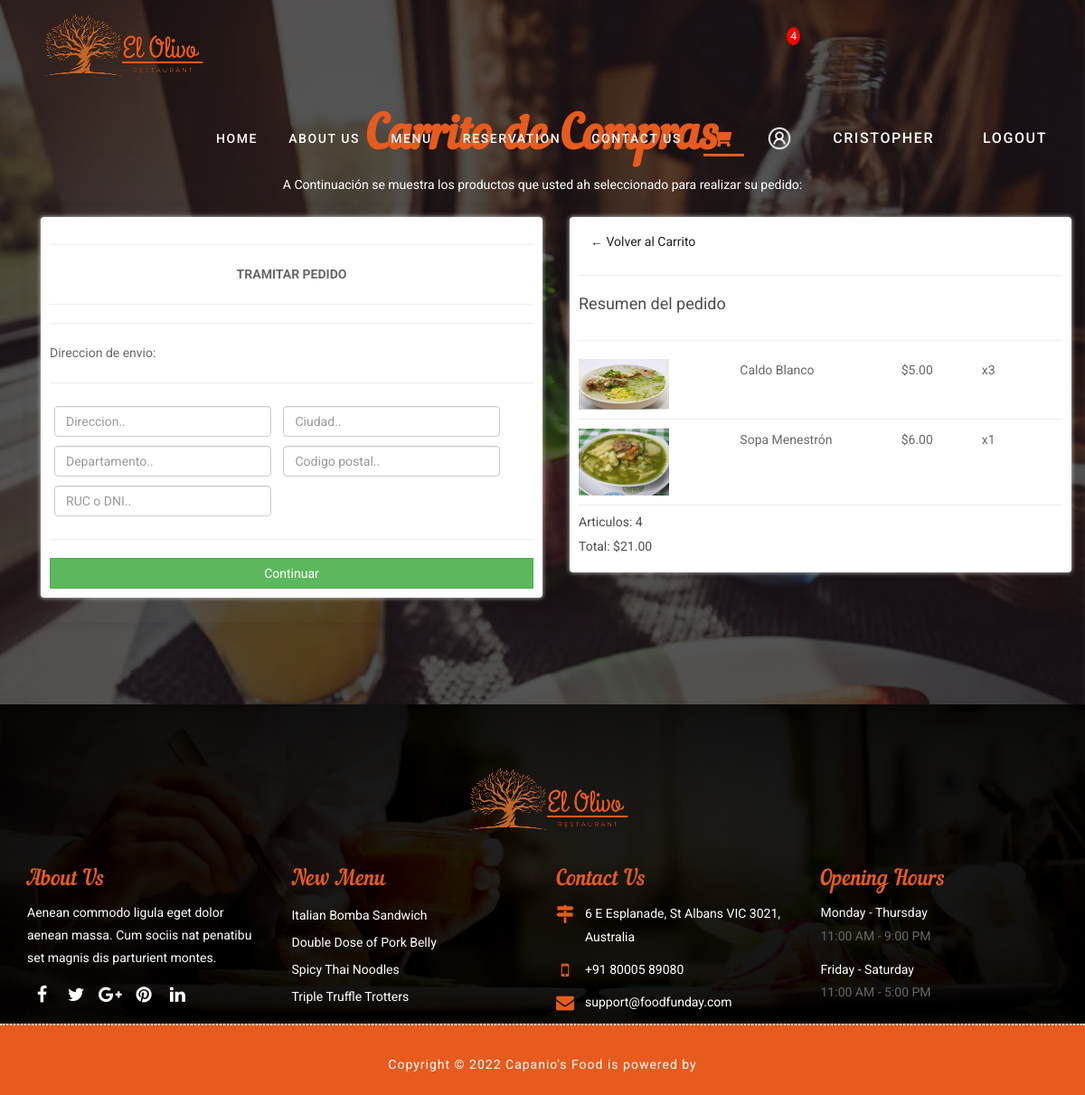
The page /pago/ (signed in) on the database its author committed.
### store/models.py (models this page shows, shortened)
class DetallePedido(models.Model):
    producto = models.ForeignKey(Producto, on_delete=models.SET_NULL, null=True, blank=True)
    pedido = models.ForeignKey(Pedido, on_delete=SET_NULL, null=True, blank=True)
    cantidad = models.IntegerField(default=0, null=True, blank=True)
    fec_agregado = models.DateTimeField(auto_now_add=True)
    @property
    def get_total(self):
        total = self.producto.precio * self.cantidad
        return total

class Producto(models.Model):
    id_producto = models.AutoField(primary_key=True)
    nombre = models.CharField(max_length=50)
    categoria = models.ForeignKey(Categoria, null=False, blank=False, on_delete=models.CASCADE)
    precio = models.DecimalField(max_digits=7, decimal_places=2)
    descripcion = models.CharField(max_length=200)
    digital = models.BooleanField(default=False, null=True, blank=False)
    imagen = models.ImageField(null=True, blank=True)
    @property
    def imagenURL(self):
        try:
            url = self.imagen.url
        except:
            url = ' '
        return url

class Pedido(models.Model):
    cliente = models.ForeignKey(Cliente, null=True, blank=True, on_delete=models.SET_NULL)
    fecha = models.DateTimeField(auto_now_add=True)
    estado = models.BooleanField(default=False, null=True, blank=False)
    id_transaccion = models.CharField(max_length=50, null=True)
    @property
    def shipping(self):
        shipping = False
        detallepedidos = self.detallepedido_set.all()
        for i in detallepedidos:
            if i.producto.digital == False:
                shipping = True
        return shipping
    @property
    def get_carrito_total(self):
        detallepedidos = self.detallepedido_set.all()
        total = sum([articulo.get_total for articulo in detallepedidos])
        return total
    @property
    def get_carrito_articulos(self):
        detallepedidos = self.detallepedido_set.all()
        total = sum([articulo.cantidad for articulo in detallepedidos])
        return total

### store/views.py (the view)
# urls.py: path('pago/', views.pago, name="pago"),
@login_required(login_url='login')
def pago(request):
	data = cartData(request)
	carritoItems = data['carritoItems']
	pedido = data['pedido']
	articulos = data['articulos']
	context = {'articulos': articulos, 'pedido': pedido, 'carritoItems':carritoItems}
	return render(request, 'pago.html', context)

### store/utils.py (called while the page is built)
def cartData(request):
    if request.user.is_authenticated:
        cliente = request.user.cliente
        pedido, created = Pedido.objects.get_or_create(cliente=cliente, estado=False )
        articulos = pedido.detallepedido_set.all()
        carritoItems = pedido.get_carrito_articulos
    else:
        cookieData = cookieCart(request)
        carritoItems = cookieData['carritoItems']
        pedido = cookieData['pedido']
        articulos = cookieData['articulos']
    return{'carritoItems': carritoItems, 'pedido': pedido, 'articulos':articulos}

### store/templates/pago.html (shortened to what this page needs)
{% extends 'carrito.html' %}
{% load static %}
{% block content %}
<div class="row">
     <div class="col-lg-6">
          <div class="box-element" id="form-wrapper">
               <form id="form">
                    <hr>
                    <p align="center"><strong>TRAMITAR PEDIDO</strong></p>
                    <hr>
                    <div id="shipping-info">
                         <hr>
					<p>Direccion de envio:</p>
					<hr>
					<div class="form-field">
						<input class="form-control" type="text" name="direccion" placeholder="Direccion..">
					</div>
					<div class="form-field">
						<input class="form-control" type="text" name="ciudad" placeholder="Ciudad..">
					</div>
					<div class="form-field">
						<input class="form-control" type="text" name="departamento" placeholder="Departamento..">
					</div>
					<div class="form-field">
						<input class="form-control" type="text" name="codigoPostal" placeholder="Codigo postal..">
					</div>
					<div class="form-field">
						<input class="form-control" type="text" name="numIdentificacionFiscal" placeholder="RUC o DNI..">
					</div>
                    </div>
                    <hr>
                    <input id="form-button" class="btn btn-success btn-block" type="submit" value="Continuar">
               </form>
          </div>
          <br>
     </div>
     <div class="col-lg-6">
          <div class="box-element">
               <a class="btn btn-outline-dark" href="{% url 'carrito' %}">&#x2190 Volver al Carrito</a>
               <hr>
               <h3>Resumen del pedido</h3>
               <hr>
               {% for articulo in articulos %}
                    <div class="cart-row">
                        <div style="flex: 2;"><img class="row-image" src="{{articulo.producto.imagenURL}}"></div>
                        <div style="flex: 2;"><p>{{articulo.producto.nombre}}</p></div>
                        <div style="flex: 1;"><p>${{articulo.producto.precio|floatformat:2}}</p></div>
                        <div style="flex: 1;"><p>x{{articulo.cantidad}}</p></div>
                    </div>
               {% endfor %}
               <h5>Articulos:   {{pedido.get_carrito_articulos}}</h5>
               <h5>Total:   ${{pedido.get_carrito_total|floatformat:2}}</h5>
          </div>
     </div>
</div>
{% endblock content %}

### store/templates/carrito.html (shortened to what this page needs)
{% load static %}
<!DOCTYPE html>
<html lang="en">
<head>
    <link rel="stylesheet" href="https://cdnjs.cloudflare.com/ajax/libs/font-awesome/5.15.4/css/all.min.css">
    <link rel="stylesheet" href='{% static "css/bootstrap.min.css" %}'>
    <link rel="stylesheet" href='{% static "css/style_car_shop3.css" %}'>
    <link rel="stylesheet" href='{% static "css/responsive.css" %}'>
    <link rel="stylesheet" href='{% static "js/app.js" %}'>
    <link id="changeable-colors" rel="stylesheet" href='{% static "css/colors/orange.css" %} ' />
    <link rel="stylesheet" type="text/css" href="{% static 'css/principal.css' %}? {% now 'U' %}">
</head>
<body>
    <div id="site-header">
        <header id="header" class="header-block-top">
            <div class="container">
                <div class="row">
                    <div class="main-menu">
                        <nav class="navbar navbar-default" id="mainNav">
                            <div class="navbar-header">
                                <div class="logo">
                                    <a class="navbar-brand js-scroll-trigger logo-header" href="#">
                                        <img src="{% static 'images/RESTAURANT_LOGO_INDEX.png'%}" alt="">
                                    </a>
                                </div>
                            </div>
                            <div id="navbar" class="navbar-collapse collapse">
                                <ul class="nav navbar-nav navbar-right">
                                    <li><a href="{% url 'Index' %}">Home</a></li>
                                    <li><a href="{% url 'about_us' %}">About us</a></li>
                                    <li><a href="{% url 'menu' %}">Menu</a></li>
                                    <li><a href="{% url 'reservation'%}">Reservation</a></li>
                                    <li><a href="{% url 'contact_us' %}">Contact us</a></li>
                                    <li  class="active"><a href="{% url 'carrito' %}"><div class="fas fa-shopping-cart fa-lg" id="cart-btn"></div></a></li>
                                    <li><a href="{% url 'login' %}"><img  id="user-icon" src="{% static 'images/male_user.png' %}"></a></li>
                                    <li><a href="{% url 'perfil' %}"><span id="nav" class="nav">{{request.user}}</span></a></li>
                                    <li><a href="{% url 'logout' %}"><span id="logout"> Logout</a> </span></li>
                                    <p id="cart-total" class="nav">{{carritoItems}}</p>
                                    <br>
                                </ul>
                            </div>
                        </nav>
                    </div>
                </div>
            </div>
        </header>
    </div>
    <div id="menu" class="menu-main pad-top-100 pad-bottom-100">
        <div class="container">
            <div class="row">
                <div class="col-lg-12 col-md-12 col-sm-12 col-xs-12">
                    <div class="wow fadeIn" data-wow-duration="1s" data-wow-delay="0.1s">
                        <h2 class="block-title text-center">
						Carrito de Compras
					</h2>
                        <p class="title-caption text-center">A Continuación se muestra los productos que usted ah seleccionado para realizar su pedido:
                        </p>
                    </div>
                    <div class="tab-menu">
                        <div class="container">
                            {% block content %}
                            {% endblock content %}
                        </div>
                </div>
                </div>
            </div>
        </div>
    </div></div></div></div></div>
      <div class="footer-box pad-top-70">
        <div class="container">
            <div class="row">
                <div class="footer-in-main">
                    <div class="footer-logo">
                        <div class="text-center">
                            <img src="{% static 'images/RESTAURANT_LOGO_INDEX.png'%}" alt="" />
                        </div>
                    </div>
                    <div class="col-lg-3 col-md-3 col-sm-6 col-xs-12">
                        <div class="footer-box-a">
                            <h3>About Us</h3>
                            <p>Aenean commodo ligula eget dolor aenean massa. Cum sociis nat penatibu set magnis dis parturient montes.</p>
                            <ul class="socials-box footer-socials pull-left">
                                <li>
                                    <a href="#">
                                        <div class="social-circle-border"><i class="fa  fa-facebook"></i></div>
                                    </a>
                                </li>
                                <li>
                                    <a href="#">
                                        <div class="social-circle-border"><i class="fa fa-twitter"></i></div>
                                    </a>
                                </li>
                                <li>
                                    <a href="#">
                                        <div class="social-circle-border"><i class="fa fa-google-plus"></i></div>
                                    </a>
                                </li>
                                <li>
                                    <a href="#">
                                        <div class="social-circle-border"><i class="fa fa-pinterest"></i></div>
                                    </a>
                                </li>
                                <li>
                                    <a href="#">
                                        <div class="social-circle-border"><i class="fa fa-linkedin"></i></div>
                                    </a>
                                </li>
                            </ul>
                        </div>
                    </div>
                    </div>
                    <div class="col-lg-3 col-md-3 col-sm-6 col-xs-12">
                        <div class="footer-box-b">
                            <h3>New Menu</h3>
                            <ul>
                                <li><a href="#">Italian Bomba Sandwich</a></li>
                                <li><a href="#">Double Dose of Pork Belly</a></li>
                                <li><a href="#">Spicy Thai Noodles</a></li>
                                <li><a href="#">Triple Truffle Trotters</a></li>
                            </ul>
                        </div>
                    </div>
                    <div class="col-lg-3 col-md-3 col-sm-6 col-xs-12">
                        <div class="footer-box-c">
                            <h3>Contact Us</h3>
                            <p>
                                <i class="fa fa-map-signs" aria-hidden="true"></i>
                                <span>6 E Esplanade, St Albans VIC 3021, Australia</span>
                            </p>
                            <p>
                                <i class="fa fa-mobile" aria-hidden="true"></i>
                                <span>
                                +91 80005 89080
                            </span>
                            </p>
                            <p>
                                <i class="fa fa-envelope" aria-hidden="true"></i>
                                <span><a href="#">support@foodfunday.com</a></span>
                            </p>
                        </div>
                    </div>
                    <div class="col-lg-3 col-md-3 col-sm-6 col-xs-12">
                        <div class="footer-box-d">
                            <h3>Opening Hours</h3>
                            <ul>
                                <li>
                                    <p>Monday - Thursday </p>
                                    <span> 11:00 AM - 9:00 PM</span>
                                </li>
                                <li>
                                    <p>Friday - Saturday </p>
                                    <span>  11:00 AM - 5:00 PM</span>
                                </li>
                            </ul>
                        </div>
                    </div>
                </div>
            </div>
        </div>
        <div id="copyright" class="copyright-main">
            <div class="container">
                <div class="row">
                    <div class="col-lg-12 col-md-12 col-sm-12 col-xs-12">
                        <h6 class="copy-title"> Copyright &copy; 2022 Capanio's Food is powered by <a href="#" target="_blank"></a> </h6>
                    </div>
                </div>
            </div>
        </div>
</body>
</html>

### static/css/responsive.css (style rules this page uses)
@media (max-width: 1240px) { .main-menu nav li a { margin: 0 7px; } }

### static/css/colors/orange.css (style rules this page uses)
.main-menu .navbar-default .navbar-nav .active a { color: #e75b1e; }
.main-menu nav li a::after { background: #e75b1e; }
.block-title { color: #e75b1e; }
.footer-box-a h3 { color: #e75b1e; }
.footer-box-b h3 { color: #e75b1e; }
.footer-box-c h3 { color: #e75b1e; }
.footer-box-d h3 { color: #e75b1e; }
.footer-box-c p i { color: #e75b1e; }
.copyright-main { background: #e75b1e; }

### static/css/principal.css (style rules this page uses)
body { background-color: hsl(0, 0%, 98%); }
h1,h2,h3,h4,h5,h6 { color:hsl(0, 0%, 30%); }
.box-element { box-shadow:hsl(0, 0%, 80%) 0 0 5px; background-color: #fff; border-radius: 4px; padding: 10px; }
#user-icon { display: inline-block; }
.nav { display: inline-block; margin-left: 10px; font-size: 18px; color: white; }
.col-lg-4, .col-lg-6, .col-lg-8, .col-lg-12 { margin-top: 10px; }
.btn { border-radius: 0; }
.row-image { width: 100px; }
.form-field { width:250px; display: inline-block; padding: 5px; }
.cart-row { display: flex; align-items: flex-stretch; padding-bottom: 10px; margin-bottom: 10px; border-bottom: 1px solid #ececec; }

### rows shown on the page
DetallePedido: producto.imagenURL (picture), producto.nombre "Caldo Blanco", producto.precio "5.00", cantidad "3"
DetallePedido: producto.imagenURL (picture), producto.nombre "Sopa Menestrón", producto.precio "6.00", cantidad "1"
Pedido: get_carrito_articulos "4", get_carrito_total "21.00"

### other values the page prints
{{ request.user }} "CRISTOPHER"
{{ carritoItems }} "4"
